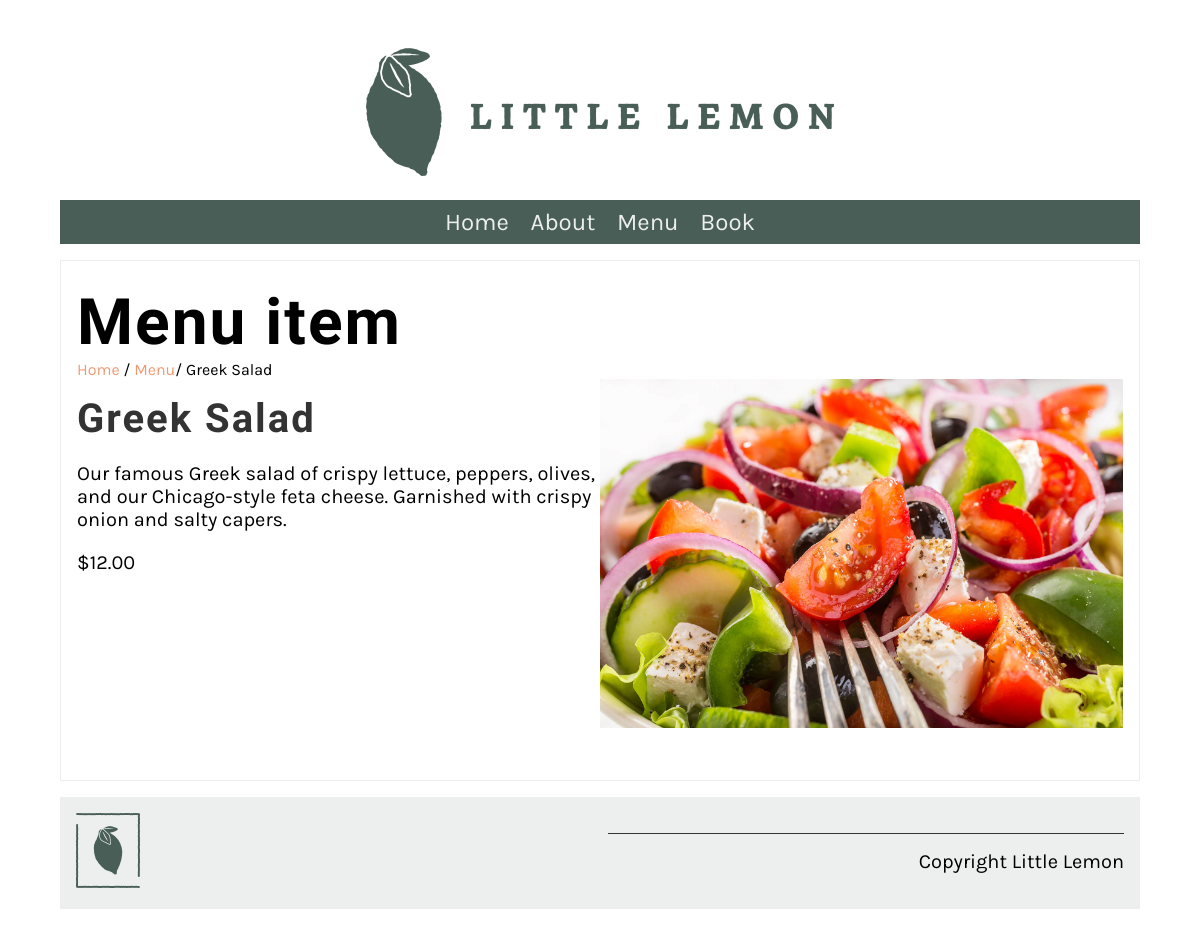
The app's page /menu_item/1/, older data.
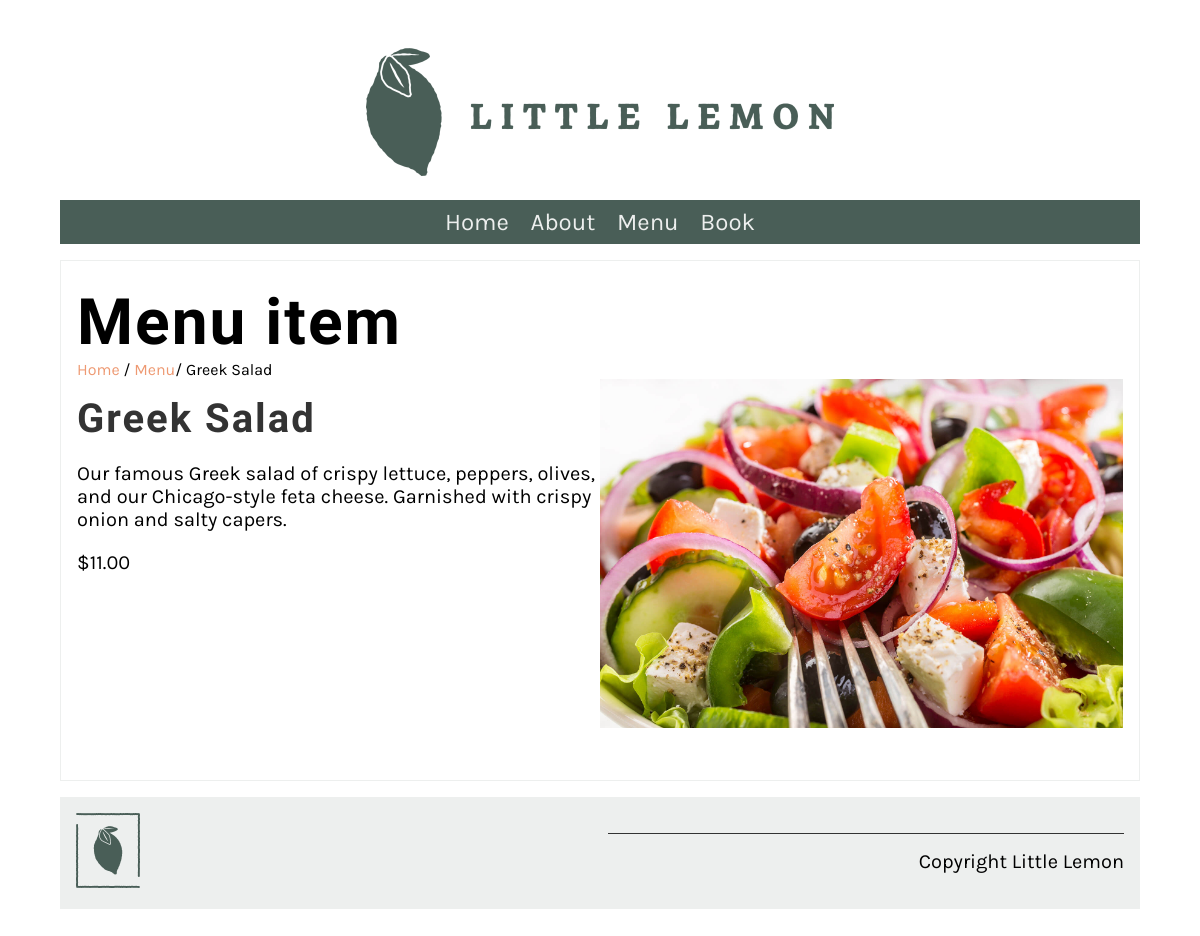
The same page, newer data.
### restaurant/models.py (models this page shows, shortened)
class Menu(models.Model):
   name = models.CharField(max_length=200)
   price = models.IntegerField()
   description = models.TextField(max_length=1000,default='')

### restaurant/views.py (the view)
# urls.py: path('menu_item/<int:pk>/', views.display_menu_item, name="menu_item"),
def display_menu_item(request,pk=None):
    if (pk):
        print(f"There we are: {pk}")
        menu_item = Menu.objects.get(pk=pk)
    else:
        menu_item = ''
    return render(request,'menu_item.html',{"menu_item":menu_item})

### restaurant/templates/menu_item.html
{% extends 'base.html' %} {% load static %} {% block content %}
<section>
  <article>
    <h1>Menu item</h1>
    <span>
      <a href="{% url 'home' %}">Home</a> / <a href="{% url 'menu' %}">Menu</a>/
      {{menu_item.name}}
    </span>
    <div class="row">
      <div class="column">
        <h2>
          {{menu_item.name}}
        </h2>
        <p>
          {{menu_item.description}}
        </p>
        <p>
          ${{menu_item.price}}.00
        </p>
      </div>
      <div class="column">
        {% with 'img/menu_items/'|add:menu_item.name|add:'.jpg' as image_path %}
        <img src="{% static image_path %}" alt="{{ menu_item.name }}" />
        {% endwith %}
      </div>
    </div>
  </article>
</section>
{% endblock %}

Row changes from the older to the newer data that the page shows:
changed Menu "Greek Salad": price "12" → "11"
